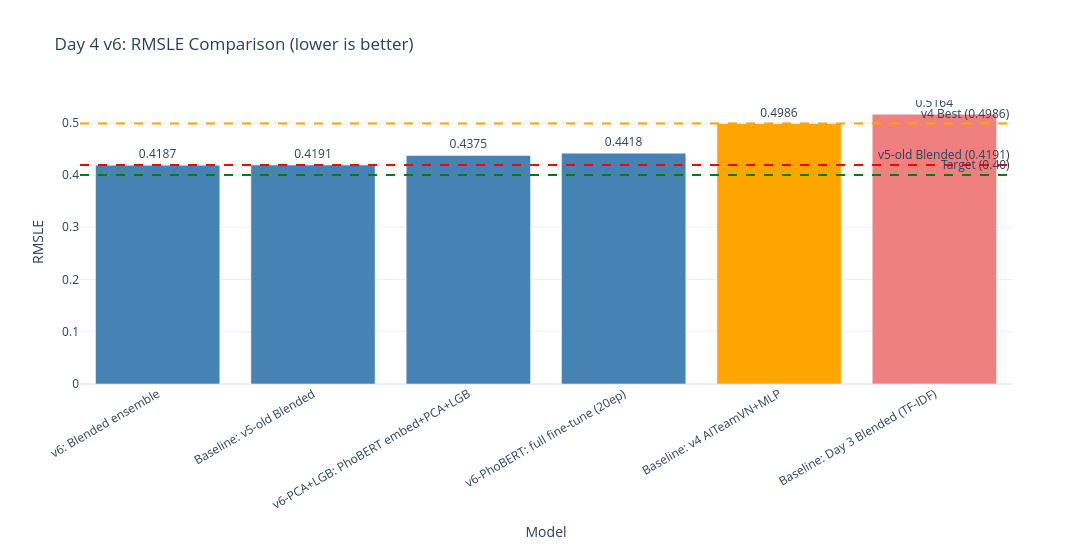

This figure's notebook cell:
### Code cell
# RMSLE comparison bar chart
fig_rmsle = go.Figure()
colors = []
for r in df["rmsle"]:
    if r <= 0.40:
        colors.append("mediumseagreen")
    elif r < 0.45:
        colors.append("steelblue")
    elif r < 0.50:
        colors.append("orange")
    else:
        colors.append("lightcoral")

fig_rmsle.add_trace(go.Bar(
    x=df.index, y=df["rmsle"], marker_color=colors,
    text=[f"{v:.4f}" for v in df["rmsle"]], textposition="outside",
))
fig_rmsle.add_hline(y=0.4191, line_dash="dash", line_color="red",
                    annotation_text="v5-old Blended (0.4191)")
fig_rmsle.add_hline(y=0.4986, line_dash="dash", line_color="orange",
                    annotation_text="v4 Best (0.4986)")
fig_rmsle.add_hline(y=0.40, line_dash="dash", line_color="green",
                    annotation_text="Target (0.40)")
fig_rmsle.update_layout(
    title="Day 4 v6: RMSLE Comparison (lower is better)",
    xaxis_title="Model", yaxis_title="RMSLE",
    width=1100, height=550, template="plotly_white",
    xaxis_tickangle=-30,
)
fig_rmsle.show()

### Figure 1 — Plotly figure (JSON) as saved in the notebook; plotly's stock layout.template omitted (floating-point values rounded to 4 significant figures)
{"data": [{"marker": {"color": ["steelblue", "steelblue", "steelblue", "steelblue", "orange", "lightcoral"]}, "text": ["0.4187", "0.4191", "0.4375", "0.4418", "0.4986", "0.5164"], "textposition": "outside", "type": "bar", "x": ["v6: Blended ensemble", "Baseline: v5-old Blended", "v6-PCA+LGB: PhoBERT embed+PCA+LGB", "v6-PhoBERT: full fine-tune (20ep)", "Baseline: v4 AITeamVN+MLP", "Baseline: Day 3 Blended (TF-IDF)"], "y": [0.4187, 0.4191, 0.4375, 0.4418, 0.4986, 0.5164]}], "layout": {"annotations": [{"showarrow": false, "text": "v5-old Blended (0.4191)", "x": 1, "xanchor": "right", "xref": "x domain", "y": 0.4191, "yanchor": "bottom", "yref": "y"}, {"showarrow": false, "text": "v4 Best (0.4986)", "x": 1, "xanchor": "right", "xref": "x domain", "y": 0.4986, "yanchor": "bottom", "yref": "y"}, {"showarrow": false, "text": "Target (0.40)", "x": 1, "xanchor": "right", "xref": "x domain", "y": 0.4, "yanchor": "bottom", "yref": "y"}], "height": 550, "shapes": [{"line": {"color": "red", "dash": "dash"}, "type": "line", "x0": 0, "x1": 1, "xref": "x domain", "y0": 0.4191, "y1": 0.4191, "yref": "y"}, {"line": {"color": "orange", "dash": "dash"}, "type": "line", "x0": 0, "x1": 1, "xref": "x domain", "y0": 0.4986, "y1": 0.4986, "yref": "y"}, {"line": {"color": "green", "dash": "dash"}, "type": "line", "x0": 0, "x1": 1, "xref": "x domain", "y0": 0.4, "y1": 0.4, "yref": "y"}], "title": {"text": "Day 4 v6: RMSLE Comparison (lower is better)"}, "width": 1100, "xaxis": {"tickangle": -30, "title": {"text": "Model"}}, "yaxis": {"title": {"text": "RMSLE"}}}}
